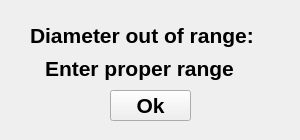
<?xml version="1.0" encoding="UTF-8"?>
<ui version="4.0">
 <class>Dialog</class>
 <widget class="QDialog" name="Dialog">
  <property name="geometry">
   <rect>
    <x>0</x>
    <y>0</y>
    <width>300</width>
    <height>140</height>
   </rect>
  </property>
  <property name="windowTitle">
   <string>Dialog</string>
  </property>
  <widget class="QLabel" name="label_3">
   <property name="geometry">
    <rect>
     <x>30</x>
     <y>20</y>
     <width>241</width>
     <height>31</height>
    </rect>
   </property>
   <property name="font">
    <font>
     <family>Arial</family>
     <pointsize>16</pointsize>
     <weight>75</weight>
     <bold>true</bold>
    </font>
   </property>
   <property name="text">
    <string>Diameter out of range:</string>
   </property>
  </widget>
  <widget class="QLabel" name="label_2">
   <property name="geometry">
    <rect>
     <x>45</x>
     <y>53</y>
     <width>201</width>
     <height>31</height>
    </rect>
   </property>
   <property name="font">
    <font>
     <family>Arial</family>
     <pointsize>16</pointsize>
     <weight>75</weight>
     <bold>true</bold>
    </font>
   </property>
   <property name="text">
    <string>Enter proper range</string>
   </property>
   <property name="textFormat">
    <enum>Qt::AutoText</enum>
   </property>
  </widget>
  <widget class="QPushButton" name="OkButton">
   <property name="geometry">
    <rect>
     <x>110</x>
     <y>90</y>
     <width>81</width>
     <height>31</height>
    </rect>
   </property>
   <property name="font">
    <font>
     <family>Arial</family>
     <pointsize>16</pointsize>
     <weight>75</weight>
     <bold>true</bold>
    </font>
   </property>
   <property name="text">
    <string>Ok</string>
   </property>
   <property name="autoDefault">
    <bool>false</bool>
   </property>
  </widget>
 </widget>
 <resources/>
 <connections/>
</ui>
